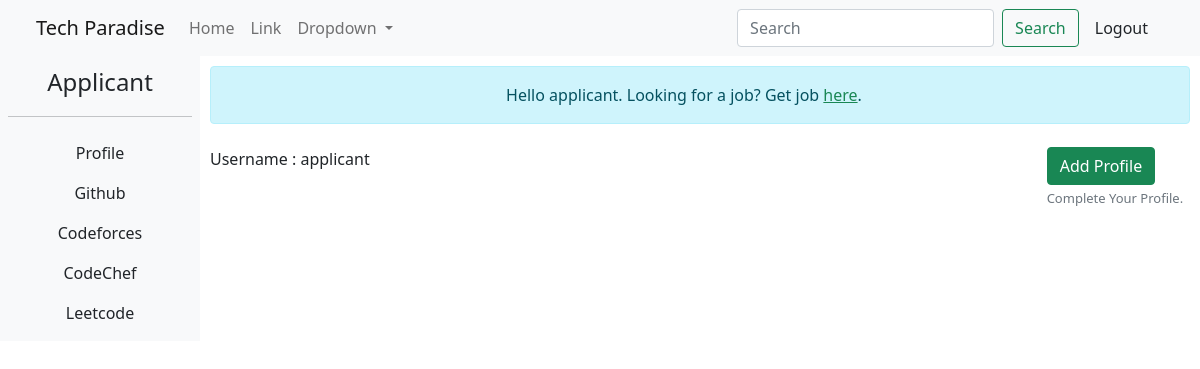
/applicant/applicant/ (signed in), run on an earlier commit of the app's database.
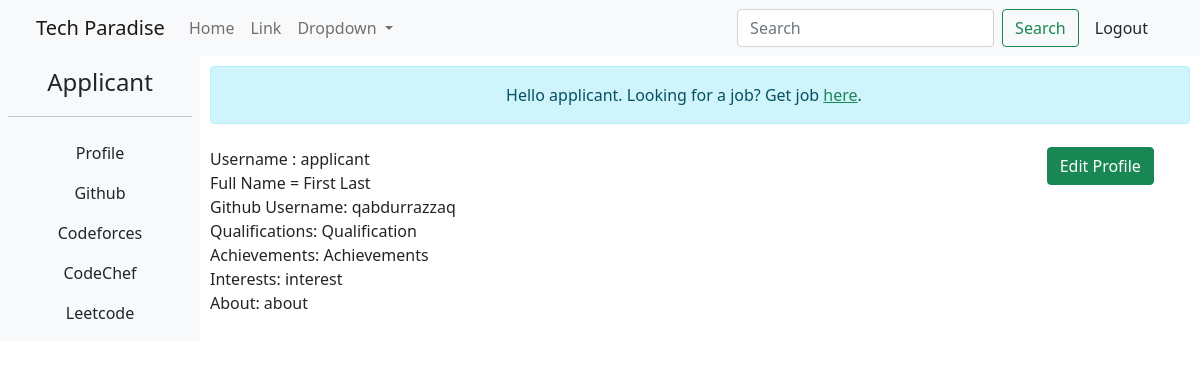
And on a later commit of the database.
### home/models.py (models this page shows)
class User(AbstractUser):
    is_applicant = models.BooleanField(default=False)
    is_company = models.BooleanField(default=False)

### applicant/models.py (models this page shows, shortened)
class ApplicantDetail(models.Model):
    user = models.ForeignKey(settings.AUTH_USER_MODEL,null=True,blank=True,on_delete=models.CASCADE)
    first_name = models.CharField(max_length=120,null=True,blank=True)
    last_name = models.CharField(max_length=120,null=True,blank=True)
    qualification = models.CharField(max_length=200,null=True,blank=True)
    achievements = models.CharField(max_length=200,null=True,blank=True)
    interest = models.CharField(max_length=200,null=True,blank=True)
    github_username = models.CharField(max_length=200,null=True,blank=True)
    about = models.TextField(max_length=250,null=True,blank=True)
    timestamp = models.DateTimeField(default=timezone.now)
    updated = models.DateTimeField(default=timezone.now)

### applicant/views.py (the view)
# urls.py: re_path(r'^applicant/(?P<user>\w+)/$',applicantviews.applicant_view,name='applicant'),
def applicant_view(request, user):
    if not request.user.is_authenticated:
        messages.error(request,'You are logged out or not authenticated')
        return HttpResponseRedirect(reverse('applicant_login'))
    elif request.user.is_applicant or request.user.is_superuser:
        if request.user.is_authenticated and str(user) == str(request.user):
            try:
                applicant_det = request.session['applicant_det']
            except Exception as e:
                print(e)
                applicant_det = None
            try:
                applicant_details_user = ApplicantDetail.objects.get_or_create(user=request.user)
            except Exception as e:
                print(e)
                HttpResponseRedirect(reverse('applicant_login'))
            try:
                applicant_details = ApplicantDetail.objects.get(user=request.user)
            except Exception as e:
                print(e)
                applicant_details = None
            if applicant_det == 1:
                applicant_details.first_name = request.POST.get('first_name')
                applicant_details.last_name = request.POST.get('last_name')
                applicant_details.qualification = request.POST.get('qualification')
                applicant_details.interest = request.POST.get('interest')
                applicant_details.achievements = request.POST.get('achievements')
                applicant_details.about = request.POST.get('about')
                try:
                    applicant_details.github_username = request.POST.get('github_username')
                except Exception as e:
                    print(e)
                    applicant_details.github_username = None
                if applicant_details.github_username is not None:
                    access_token = settings.GIT_API_TOKEN
                    g = Github(access_token)
                    try:
                        git_user = g.get_user(applicant_details.github_username)
                    except Exception as e:
                        print(e)
                        git_user = None
                        messages.error(request,"Invalid Github Username")
                        return HttpResponseRedirect(reverse('applicant_details',args=[request.user]))
                applicant_details.save()
                context = {'applicant_details':applicant_details}
                request.session['applicant_det'] = 0
            else:
                context = {'applicant_details':applicant_details,'user':user}
            return render(request,"applicant/applicant.html",context)
        elif str(user) != str(request.user):
            messages.error(request,'This username account has been logged out. Try logging again')
            logout(request)
            return HttpResponseRedirect(reverse('applicant_login'))
        else:
            messages.error(request,'Invalid Username or Password')
            if request.user.is_authenticated:
                logout(request)
            return HttpResponseRedirect(reverse('applicant_login'))
    else:
        request.user.is_applicant = True
        return HttpResponseRedirect(reverse('applicant_login'))

### templates/applicant/applicant.html (shortened to what this page needs)
{% extends 'base.html' %}
{% block content %}
<div class="col-sm-10" style="padding: 10px;">
<div class="alert alert-info alert-dismissible fade show" role="alert" style="padding-bottom: 0px;margin-bottom: -1px;">
  <p class="messages text-center">
    Hello {{request.user}}. Looking for a job? Get job <a href="#" class="link-success">here</a>.
  </p>
</div>
<br>
<div class="row">
  <div class="col-sm-10">
    Username : {{request.user}} <br>
    {% if applicant_details.first_name is not None %}
    Full Name = {{applicant_details.first_name}} {{applicant_details.last_name}} <br>
    {% if applicant_details.github_username %}
    Github Username: {{applicant_details.github_username}} <br>
    {% endif %}
    {% if applicant_details.qualification %}
    Qualifications: {{applicant_details.qualification}} <br>
    {% endif %}
    {% if applicant_details.achievements %}
    Achievements: {{applicant_details.achievements}} <br>
    {% endif %}
    {% if applicant_details.interest %}
    Interests: {{applicant_details.interest}} <br>
    {% endif %}
    {% if applicant_details.about %}
    About: {{applicant_details.about}}
    {% endif %}
    {% endif %}
  </div>
  <div class="col-sm-2">
    {% if applicant_details.first_name is not None %}
    <a href="{% url 'applicant_details' user %}" class="btn btn-success">Edit Profile</a>
    {% else %}
    <a href="{% url 'applicant_details' user %}" class="btn btn-success">Add Profile</a> <br>
    <small style="text-align: right; font-size: small" class="text-muted">Complete Your Profile.</small>
    {% endif %}
  </div>
</div>
</div>
{% endblock %}

### templates/base.html (shortened to what this page needs)
{% load static %}
<!DOCTYPE html>
<html lang="en">
<head>
    <link rel="stylesheet" href="{% static 'css/bootstrap.min.css' %}">
</head>
<body>
    <div class="container-fluid">
        <div class="row">
            {% include 'navbar.html' %}
            {% if request.user.is_authenticated %}
            <div class="col-sm-2" style="padding: 0; background-color: rgb(300, 243, 300);">
              {% include 'sidebar.html' %}
            </div>
            {% endif %}
            {% block content %}
            {% endblock %}
        </div>
    </div>
  </body>
</html>

### templates/navbar.html (shortened to what this page needs)
<nav class="navbar navbar-expand-lg navbar-light bg-light">
  <div class="container-fluid">
    <a class="navbar-brand" href="{% url 'homepage' %}">Tech Paradise</a>
    <div class="collapse navbar-collapse" id="navbarSupportedContent">
      <ul class="navbar-nav me-auto mb-2 mb-lg-0">
        {% if request.user.is_authenticated %}
        <li class="nav-item">
          <a class="nav-link" href="{% url 'applicant' user %}">Home</a>
        </li>
        {% endif %}
        <li class="nav-item">
          <a class="nav-link" href="#">Link</a>
        </li>
        <li class="nav-item dropdown">
          <a class="nav-link dropdown-toggle" href="#" id="navbarDropdown" role="button" data-bs-toggle="dropdown" aria-expanded="false">
            Dropdown
          </a>
        </li>
      </ul>
      <form class="d-flex">
        <input class="form-control me-2" type="search" placeholder="Search" aria-label="Search">
        <button class="btn btn-outline-success" type="submit">Search</button>
      </form>
      {% if request.user.is_authenticated %}
      <a class="nav-link link-dark" href="{% url 'session_logout' %}">Logout</a>
      {% endif %}
    </div>
  </div>
</nav>

### templates/sidebar.html
<div class="d-flex flex-column p-2 bg-light" id="sidebarCollapse">
  <a href="{% url 'applicant' user %}" class="link-dark text-decoration-none text-center">
    <span class="fs-4">{{request.user|capfirst}}</span>
  </a>
  <hr>
  <ul class="nav nav-pills flex-column mb-auto" id="sidenav">
    {% if request.user.is_applicant or request.user.is_superuser %}
    <li class="nav-item">
      <a href="{% url 'applicant' user %}" class="nav-link link-dark text-center" id="applicantprofile">
        Profile
      </a>
    </li>
    <li>
      <a href="{% url 'github' user %}" class="nav-link link-dark text-center" id="github">
        Github
      </a>
    </li>
    <li>
      <a href="{% url 'codeforces' user %}" class="nav-link link-dark text-center" id="codeforces">
        Codeforces
      </a>
    </li>
    <li>
      <a href="{% url 'codechef' user %}" class="nav-link link-dark text-center" id="codechef">
        CodeChef
      </a>
    </li>
    <li>
      <a href="{% url 'leetcode' user %}" class="nav-link link-dark text-center" id="leetcode">
        Leetcode
      </a>
    </li>
    {% else %}
    <li class="nav-item">
      <a href="{% url 'company' user %}" class="nav-link link-dark text-center" id="companyprofile">
        Profile
      </a>
    </li>
    {% endif %}
  </ul>
</div>

What changed in the data, as far as the page shows it:
now on this page (row edited): ApplicantDetail: first_name "First", last_name "Last", github_username "qabdurrazzaq", qualification "Qualification", achievements "Achievements", interest "interest", about "about"
changed ApplicantDetail: first_name empty → "First" (drawn)
Also different on the page:
text no longer shown: "Add Profile Complete Your Profile."
text now shown: "Full Name = Github Username: Qualifications: Achievements: Interests: About: Edit Profile"
